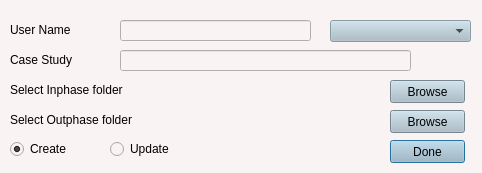
<?xml version="1.0" encoding="UTF-8"?>
<ui version="4.0">
 <class>UserWindow</class>
 <widget class="QDialog" name="UserWindow">
  <property name="geometry">
   <rect>
    <x>0</x>
    <y>0</y>
    <width>482</width>
    <height>173</height>
   </rect>
  </property>
  <property name="maximumSize">
   <size>
    <width>482</width>
    <height>173</height>
   </size>
  </property>
  <property name="windowTitle">
   <string>User Create/Update Window</string>
  </property>
  <property name="styleSheet">
   <string notr="true">background-color: rgb(250,243,243)</string>
  </property>
  <widget class="QLabel" name="uName">
   <property name="geometry">
    <rect>
     <x>10</x>
     <y>20</y>
     <width>111</width>
     <height>20</height>
    </rect>
   </property>
   <property name="styleSheet">
    <string notr="true">border-color: rgb(21, 21, 21);
font: 11pt &quot;MS Shell Dlg 2&quot;;
border-color: rgb(42, 42, 42);

color: rgb(184, 184, 184);


color: rgb(0, 0, 0);
</string>
   </property>
   <property name="text">
    <string>User Name</string>
   </property>
  </widget>
  <widget class="QLabel" name="stdyNameLbl">
   <property name="geometry">
    <rect>
     <x>10</x>
     <y>50</y>
     <width>101</width>
     <height>20</height>
    </rect>
   </property>
   <property name="styleSheet">
    <string notr="true">border-color: rgb(21, 21, 21);
font: 11pt &quot;MS Shell Dlg 2&quot;;
border-color: rgb(42, 42, 42);

color: rgb(184, 184, 184);


color: rgb(0, 0, 0);</string>
   </property>
   <property name="text">
    <string>Case Study</string>
   </property>
  </widget>
  <widget class="QLabel" name="ipFolderLbl">
   <property name="geometry">
    <rect>
     <x>10</x>
     <y>80</y>
     <width>371</width>
     <height>20</height>
    </rect>
   </property>
   <property name="styleSheet">
    <string notr="true">border-color: rgb(21, 21, 21);
font: 11pt &quot;MS Shell Dlg 2&quot;;
border-color: rgb(42, 42, 42);

color: rgb(184, 184, 184);


color: rgb(0, 0, 0);</string>
   </property>
   <property name="text">
    <string>Select Inphase folder</string>
   </property>
  </widget>
  <widget class="QLabel" name="opFolderLbl">
   <property name="geometry">
    <rect>
     <x>10</x>
     <y>110</y>
     <width>371</width>
     <height>20</height>
    </rect>
   </property>
   <property name="styleSheet">
    <string notr="true">border-color: rgb(21, 21, 21);
font: 11pt &quot;MS Shell Dlg 2&quot;;
border-color: rgb(42, 42, 42);

color: rgb(184, 184, 184);


color: rgb(0, 0, 0);</string>
   </property>
   <property name="text">
    <string>Select Outphase folder</string>
   </property>
  </widget>
  <widget class="QPushButton" name="doneBtn">
   <property name="enabled">
    <bool>true</bool>
   </property>
   <property name="geometry">
    <rect>
     <x>390</x>
     <y>140</y>
     <width>75</width>
     <height>23</height>
    </rect>
   </property>
   <property name="styleSheet">
    <string notr="true">border-color: rgb(21, 21, 21);
font: 11pt &quot;MS Shell Dlg 2&quot;;
border-color: rgb(42, 42, 42);
background-color: rgb(68, 68, 68);
color: rgb(184, 184, 184);


color: rgb(0,0,0);
background-color: rgb(167,187,199)
</string>
   </property>
   <property name="text">
    <string>Done</string>
   </property>
  </widget>
  <widget class="QLineEdit" name="uNameDat">
   <property name="geometry">
    <rect>
     <x>120</x>
     <y>20</y>
     <width>191</width>
     <height>21</height>
    </rect>
   </property>
   <property name="styleSheet">
    <string notr="true">border-color: rgb(21, 21, 21);
font: 11pt &quot;MS Shell Dlg 2&quot;;
border-color: rgb(42, 42, 42);

color: rgb(184, 184, 184);


color: rgb(0, 0, 0);</string>
   </property>
   <property name="inputMask">
    <string/>
   </property>
   <property name="text">
    <string/>
   </property>
   <property name="clearButtonEnabled">
    <bool>true</bool>
   </property>
  </widget>
  <widget class="QLineEdit" name="stdyNameDat">
   <property name="geometry">
    <rect>
     <x>120</x>
     <y>50</y>
     <width>291</width>
     <height>21</height>
    </rect>
   </property>
   <property name="styleSheet">
    <string notr="true">border-color: rgb(21, 21, 21);
font: 11pt &quot;MS Shell Dlg 2&quot;;
border-color: rgb(42, 42, 42);

color: rgb(184, 184, 184);


color: rgb(0, 0, 0);</string>
   </property>
   <property name="text">
    <string/>
   </property>
   <property name="clearButtonEnabled">
    <bool>true</bool>
   </property>
  </widget>
  <widget class="QPushButton" name="ipBrowse">
   <property name="geometry">
    <rect>
     <x>390</x>
     <y>80</y>
     <width>75</width>
     <height>23</height>
    </rect>
   </property>
   <property name="styleSheet">
    <string notr="true">border-color: rgb(21, 21, 21);
font: 11pt &quot;MS Shell Dlg 2&quot;;
border-color: rgb(42, 42, 42);
background-color: rgb(68, 68, 68);
color: rgb(184, 184, 184);


color: rgb(0,0,0);
background-color: rgb(167,187,199)
</string>
   </property>
   <property name="text">
    <string>Browse</string>
   </property>
  </widget>
  <widget class="QPushButton" name="opBrowse">
   <property name="geometry">
    <rect>
     <x>390</x>
     <y>110</y>
     <width>75</width>
     <height>23</height>
    </rect>
   </property>
   <property name="styleSheet">
    <string notr="true">border-color: rgb(21, 21, 21);
font: 11pt &quot;MS Shell Dlg 2&quot;;
border-color: rgb(42, 42, 42);
background-color: rgb(68, 68, 68);
color: rgb(184, 184, 184);


color: rgb(0,0,0);
background-color: rgb(167,187,199)
</string>
   </property>
   <property name="text">
    <string>Browse</string>
   </property>
  </widget>
  <widget class="QComboBox" name="uNameCmb">
   <property name="enabled">
    <bool>false</bool>
   </property>
   <property name="geometry">
    <rect>
     <x>330</x>
     <y>20</y>
     <width>141</width>
     <height>22</height>
    </rect>
   </property>
   <property name="styleSheet">
    <string notr="true">border-color: rgb(21, 21, 21);
font: 11pt &quot;MS Shell Dlg 2&quot;;
border-color: rgb(42, 42, 42);


color: rgb(0, 0, 0);
background-color: rgb(167,187,199);</string>
   </property>
  </widget>
  <widget class="QRadioButton" name="createRdBtn">
   <property name="geometry">
    <rect>
     <x>10</x>
     <y>140</y>
     <width>82</width>
     <height>18</height>
    </rect>
   </property>
   <property name="styleSheet">
    <string notr="true">border-color: rgb(21, 21, 21);
font: 11pt &quot;MS Shell Dlg 2&quot;;
border-color: rgb(42, 42, 42);

color: rgb(184, 184, 184);


color: rgb(0, 0, 0);</string>
   </property>
   <property name="text">
    <string>Create</string>
   </property>
   <property name="checked">
    <bool>true</bool>
   </property>
  </widget>
  <widget class="QRadioButton" name="updtRdBtn">
   <property name="geometry">
    <rect>
     <x>110</x>
     <y>140</y>
     <width>82</width>
     <height>18</height>
    </rect>
   </property>
   <property name="styleSheet">
    <string notr="true">border-color: rgb(21, 21, 21);
font: 11pt &quot;MS Shell Dlg 2&quot;;
border-color: rgb(42, 42, 42);

color: rgb(184, 184, 184);


color: rgb(0, 0, 0);</string>
   </property>
   <property name="text">
    <string>Update</string>
   </property>
  </widget>
 </widget>
 <resources/>
 <connections/>
</ui>
